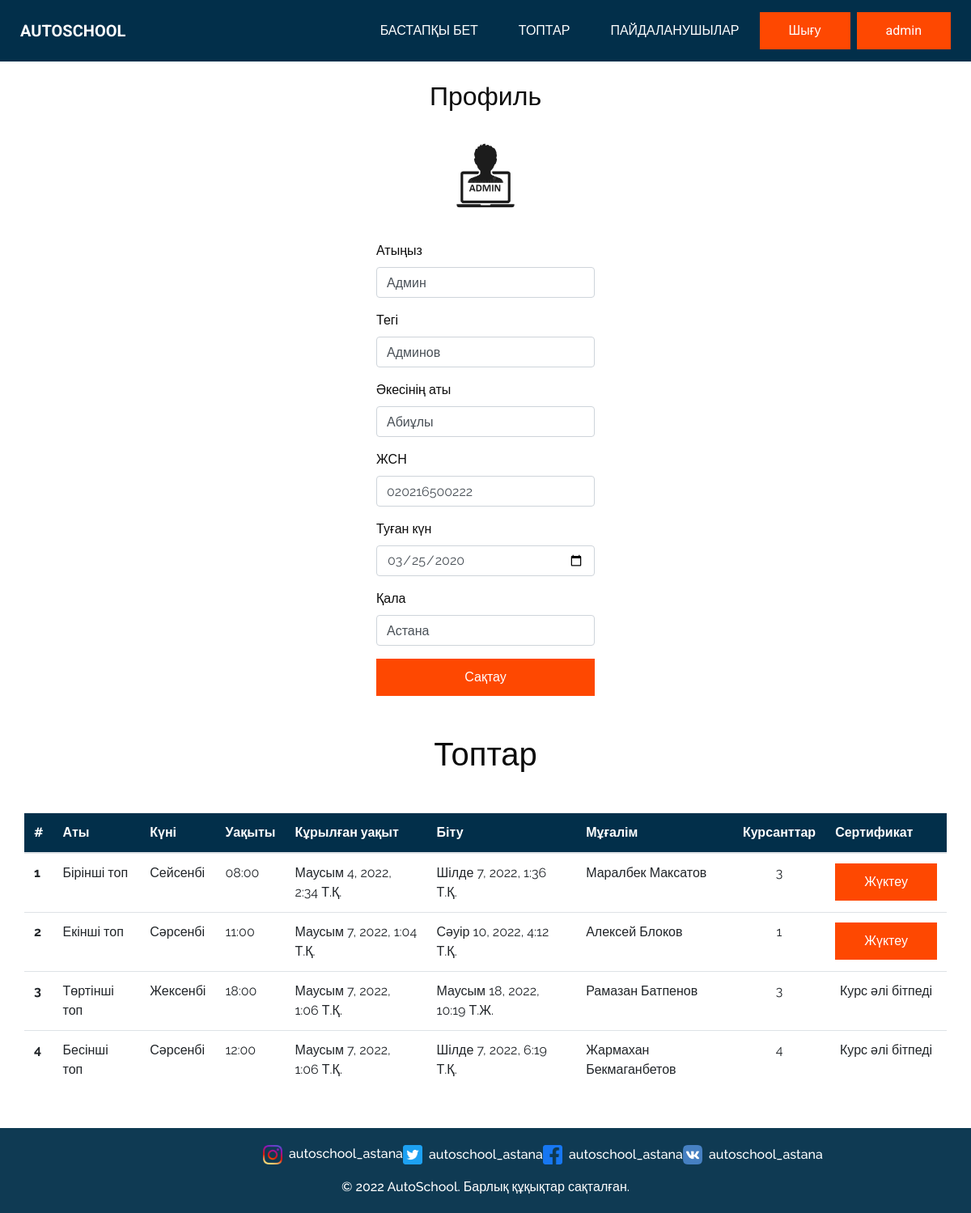
/profile/ (signed in), run on the app's committed database.
### main/models.py (models this page shows, shortened)
class Profile(models.Model):
    user = models.ForeignKey(User, unique=True, on_delete=models.CASCADE,verbose_name="Қолданушы")
    dateofbirth = models.DateField(verbose_name="Туған күні")
    city = models.CharField(max_length=255, default="Енгізілмеген",verbose_name="Қала")
    IIN = models.CharField(max_length=20,verbose_name="ЖСН")
    patronym = models.CharField(max_length=35,verbose_name="Әкесінің аты")
    image = models.ImageField(upload_to='images')

class Group(models.Model):
    class Days():
        MONDAY = "Дүйсенбі"
        TUESDAY = "Сейсенбі"
        WEDNESDAY = "Сәрсенбі"
        THURSDAY = "Бейсенбі"
        FRIDAY = "Жұма"
        SATURDAY = "Сенбі"
        SUNDAY = "Жексенбі"
        days = (
            (MONDAY, 'Дүйсенбі'),
            (TUESDAY, 'Сейсенбі'),
            (WEDNESDAY, 'Сәрсенбі'),
            (THURSDAY, 'Бейсенбі'),
            (FRIDAY, 'Жұма'),
            (SATURDAY, 'Сенбі'),
            (SUNDAY, 'Жексенбі'),
        )
    class Hours():
        o_clock_08__00 = "08:00"
        o_clock_09__00 = "09:00"
        o_clock_10__00 = "10:00"
        o_clock_11__00 = "11:00"
        o_clock_12__00 = "12:00"
        o_clock_13__00 = "13:00"
        o_clock_14__00 = "14:00"
        o_clock_15__00 = "15:00"
        o_clock_16__00 = "16:00"
        o_clock_17__00 = "17:00"
        o_clock_18__00 = "18:00"
        o_clock_19__00 = "19:00"
        o_clock_20__00 = "20:00"
        hours = (
            (o_clock_08__00, "08:00"),
            (o_clock_09__00, "09:00"),
            (o_clock_10__00, "10:00"),
            (o_clock_11__00, "11:00"),
            (o_clock_12__00, "12:00"),
            (o_clock_13__00, "13:00"),
            (o_clock_14__00, "14:00"),
            (o_clock_15__00, "15:00"),
            (o_clock_16__00, "16:00"),
            (o_clock_17__00, "17:00"),
            (o_clock_18__00, "18:00"),
            (o_clock_19__00, "19:00"),
            (o_clock_20__00, "20:00"),
        )
    name = models.CharField(max_length=255,verbose_name="Топтың аты")
    description = models.TextField(null=True, blank=True,verbose_name="Топтың қысқаша")
    day = models.CharField(choices=Days.days,max_length=255,verbose_name="Күн")
    hours = models.CharField(choices=Hours.hours,max_length=255,verbose_name="Сағат")
    filled = models.IntegerField(default=0,verbose_name="Неше оқушы бар")
    max_available = models.IntegerField(default=30,verbose_name="Максималды оқушылар саны")
    create_date = models.DateTimeField(auto_now_add=True,verbose_name="Құрылған уақыты")
    isCertificateAvailable = models.BooleanField(default=False,verbose_name="Курс бітті ма?")
    isClosed = models.BooleanField(default=False, verbose_name='Жабық па?')
    close_date = models.DateTimeField(verbose_name="Жабылу уақыты", default=datetime.datetime.now() + datetime.timedelta(days = 3))
    end_date = models.DateTimeField(verbose_name="Біту уақыты", default=datetime.datetime.now() + datetime.timedelta(days = 30))
    users = models.ManyToManyField(User,verbose_name="Оқушылар")
    teacher = models.ForeignKey(Teacher, on_delete=models.CASCADE, null=True, blank=True)
    def __str__(self):
        return self.name

class Teacher(models.Model):
    first_name = models.CharField(max_length=35,verbose_name="Аты")
    last_name = models.CharField(max_length=35,verbose_name="Тегі")
    patronym = models.CharField(max_length=35,verbose_name="Әкесінің аты")
    phone_number = models.CharField(max_length=200, verbose_name="Ұялы телефон")
    email = models.EmailField(verbose_name="Почтасы")
    image = models.ImageField(upload_to='images', verbose_name="Суреті")
    def __str__(self):
        return f"{self.first_name} {self.last_name}"

### main/views.py (the view)
# urls.py: path('profile/', views.profile, name='profile' ),
@login_required(login_url='/login/')
def profile(request):
    groups = Group.objects.all()
    user_groups = [x for x in groups if request.user in x.users.all()]
    print(user_groups)
    context = {
        'profile':Profile.objects.get(user=User.objects.get(username=request.user.username)),
        'groups':user_groups
    }
    if request.method == "POST":
        first_name = request.POST.get("first_name")
        last_name = request.POST.get("last_name")
        age = request.POST.get("age")
        city = request.POST.get("city")
        user = User.objects.get(username=request.user.username)
        user.first_name = first_name
        user.last_name = last_name
        profile = Profile.objects.get(user=user)
        profile.age = int(age)
        profile.city = city
        user.save()
        profile.save()
        return redirect('profile')
    else:
        return render(request, 'main/profile.html', context)

### main/templates/main/profile.html (shortened to what this page needs)
{% extends 'main/base.html' %}
{% load static %}
{% block content %}
<form action="" method="post">
    <div class=" form-column">
        <h2 class="text-center mt-4 mb-4">Профиль</h2>
        <div class="col-lg-3 mx-auto  mb-3 d-flex justify-content-center" style="border-radius: 50%;">
          <img src="{% if 'media' not in profile.image %} /media/{{profile.image}} {% else %} {{profile.image}} {% endif %}"  class="avatar">
        </div>
      <div class="col-lg-3 mx-auto  mb-3">
        <label for="first_name">Атыңыз</label>
        <input type="name" class="form-control" name="first_name" id="first_name" placeholder="{{user.username}}" value="{{user.first_name}}" required>
      </div>
      <div class="col-lg-3 mx-auto  mb-3">
        <label for="last_name">Тегі</label>
        <input type="name" class="form-control" name="last_name" id="last_name" placeholder="Басбеков" value="{{user.last_name}}" required>
      </div>
      <div class="col-lg-3 mx-auto  mb-3">
        <label for="last_name">Әкесінің аты</label>
        <input type="name" class="form-control" name="patronym" id="patronym" placeholder="Басбеков" value="{{profile.patronym}}" required>
      </div>
      <div class="col-lg-3 mx-auto  mb-3">
        <label for="last_name">ЖСН</label>
        <input type="number" class="form-control" name="patronym" id="patronym" placeholder="Басбеков" value="{{profile.IIN}}" required>
      </div>
      <div class="col-lg-3 mx-auto  mb-3">
        <label for="dateofbirth">Туған күн</label>
        <input type="date" class="form-control" min="16" name="dateofbirth" id="dateofbirth" placeholder="18" value='{{profile.dateofbirth|date:"Y-m-d" }}' required>
      </div>
      <div class="col-lg-3 mx-auto  mb-3">
        <label for="city">Қала</label>
        <input type="name" class="form-control" name="city" id="last_ncityame" placeholder="Алматы"  value="{{profile.city}}" required>
      </div>
    <div class="col-lg-3 mx-auto mt-3 mb-5">
        <div class="btn-container mt-3">
          <button type="submit" class="custom_btn">
            Сақтау
          </button>
        </div>
        <h1 class="mt-5 mb-2 text-center">Топтар</h1>
      </div>
      <div class="container">
        <table class="table mt-5 mb-5">
          <thead  style="background-color:#022f4a; color: white;">
            <tr>
              <th scope="col">#</th>
              <th scope="col">Аты</th>
              <th scope="col">Күні</th>
              <th scope="col">Уақыты</th>
              <th scope="col">Кұрылған уақыт</th>
              <th scope="col">Біту</th>
              <th scope="col">Мұғалім</th>
              <th scope="col">Курсанттар</th>
              <th scope="col">Сертификат</th>
            </tr>
          </thead>
          <tbody>
              {% for group in groups %}
            <tr>
              <th scope="row">{{ forloop.counter }}</th>
              <td>{{group.name}}</td>
              <td>{{group.day}}</td>
              <td>{{group.hours}}</td>
              <td>{{group.create_date}}</td>
              <td>{{group.end_date}}</td>
              <td>{{group.teacher}}</td>
              <td  class="text-center" >{{group.users.count}}</td>
                <td class="text-center">
                  {% if group.isCertificateAvailable  %}
                  <a href="/media/certificate.pdf" download="" class="custom_btn">Жүктеу</a>
                  {% else %}
                  Курс әлі бітпеді
                  {% endif %}
              </form>
               </td>
            </tr>
            {% endfor %}
  {% endblock %}

### main/templates/main/base.html (shortened to what this page needs)
{% load static %}
<!DOCTYPE html>
<html>
<head>
  <link rel="stylesheet" type="text/css" href="{% static 'main/css/bootstrap.css' %}" />
  <link href="{% static 'main/css/style.css' %}" rel="stylesheet" />
  <link href="{% static 'main/css/responsive.css' %} " rel="stylesheet" />
</head>
<body>
  <header class="header_section">
    <div class="container-fluid">
      <nav class="navbar navbar-expand-lg custom_nav-container">
        <a class="navbar-brand" href="{% url 'index' %}">
          <span>
            AUTOSCHOOL
          </span>
        </a>
        <div class="collapse navbar-collapse ml-auto" id="navbarSupportedContent">
          <div class="d-flex ml-auto flex-column flex-lg-row align-items-center">
            <ul class="navbar-nav  ">
              <li class="nav-item">
                <a class="nav-link" href="{% url 'index' %}">Бастапқы бет <span class="sr-only">(current)</span></a>
              </li>
              <li class="nav-item">
                <a class="nav-link" href="{% url 'groups' %}">Топтар</a>
              </li>
              <li class="nav-item">
                <a class="nav-link" href="{% url 'users' %}">Пайдаланушылар</a>
              </li>
              {% if user.is_authenticated %}
              <li class="nav-item mr-2">
                  <a href="{% url 'logout' %}">
                      <button class="custom_btn ">Шығу</button>
                  </a>
              </li>
              <li class="nav-item">
                <a href="{% url 'profile' %}">
                  <button class="custom_btn">{{user}}</button>
              </a>
            </li>
              {% endif %}
            </ul>
          </div>
        </div>
      </nav>
    </div>
  </header>
{% block content %}
{% endblock %}
  <section class="container-fluid footer_section d-flex flex-column align-items-center">
    <div class="social_links container w-50 d-flex justify-content-between mb-3">
      <div class="d-flex align-items">
        <div class="icon_custom mr-2">
          <img width="24" src="{% static 'main/images/insta_custom.png' %}" alt="">
        </div>
        <p>autoschool_astana</p>
      </div>
      <div class="d-flex align-items-center">
        <div class="icon_custom mr-2">
          <img width="24" src="{% static 'main/images/twitter_custom.png' %}" alt="">
        </div>
        <p>autoschool_astana</p>
      </div>
      <div class="d-flex align-items-center">
        <div class="icon_custom mr-2">
          <img width="24" src="{% static 'main/images/facebook_custom.png' %}" alt="">
        </div>
        <p>autoschool_astana</p>
      </div>
      <div class="d-flex align-items-center">
        <div class="icon_custom mr-2">
          <img width="24" src="{% static 'main/images/vk.png' %}" alt="">
        </div>
        <p>autoschool_astana</p>
      </div>
    </div>
    <p>
      &copy; <span id="displayYear"></span> AutoSchool. Барлық құқықтар сақталған.
    </p>
  </section>
</body>
</html>

### main/static/main/css/style.css (style rules this page uses)
body { font-family: "Raleway", sans-serif; color: #0c0c0c; background-color: #ffffff; }
.header_section { background-color: #022f4a; padding: 15px 0; font-family: "Roboto", sans-serif; }
.header_section .container-fluid { padding-right: 25px; padding-left: 25px; }
.custom_nav-container.navbar-expand-lg .navbar-nav .nav-item .nav-link { padding: 0; margin: 0px 25px; color: #ffffff; text-align: center; text-transform: uppercase; }
a, a:hover, a:focus { text-decoration: none; }
.navbar-brand span { text-transform: uppercase; font-weight: bold; color: #ffffff; }
.custom_nav-container { z-index: 99999; padding: 0; }
.footer_section { font-weight: 500; display: -webkit-box; display: -ms-flexbox; display: flex; -webkit-box-pack: center; -ms-flex-pack: center; justify-content: center; background-color: #0f3a53; padding: 20px; }
.footer_section p { color: #ffffff; margin: 0; text-align: center; }
.nav-item { display: flex; align-items: center; }
.custom_btn { display: inline-block; text-align: center; padding: 10px 35px; background-color: #fe4801; color: #ffffff; -webkit-transition: all 0.3s; transition: all 0.3s; border: 1px solid transparent; width: 100%; }
.avatar { vertical-align: middle; width: 120px; height: 120px; border-radius: 50%; }

### main/static/main/css/responsive.css (style rules this page uses)
@media (min-width: 1200px) { .container { max-width: 1170px; } }

### data on the page
Profile: image (picture), patronym "Абиұлы", patronym "020216500222", dateofbirth "03/25/2020", city "Астана"
Group: name "Бірінші топ", day "Сейсенбі", hours "08:00", create_date "Маусым 4, 2022, 2:34 Т.Қ.", end_date "Шілде 7, 2022, 1:36 Т.Қ.", teacher "Маралбек Максатов", users.count "3", isCertificateAvailable "Жүктеу"
Group: name "Екінші топ", day "Сәрсенбі", hours "11:00", create_date "Маусым 7, 2022, 1:04 Т.Қ.", end_date "Сәуір 10, 2022, 4:12 Т.Қ.", teacher "Алексей Блоков", users.count "1", isCertificateAvailable "Жүктеу"
Group: name "Төртінші топ", day "Жексенбі", hours "18:00", create_date "Маусым 7, 2022, 1:06 Т.Қ.", end_date "Маусым 18, 2022, 10:19 Т.Ж.", teacher "Рамазан Батпенов", users.count "3", isCertificateAvailable "Курс әлі бітпеді"
Group: name "Бесінші топ", day "Сәрсенбі", hours "12:00", create_date "Маусым 7, 2022, 1:06 Т.Қ.", end_date "Шілде 7, 2022, 6:19 Т.Қ.", teacher "Жармахан Бекмаганбетов", users.count "4", isCertificateAvailable "Курс әлі бітпеді"

### other printed values
{{ user }} "admin"
